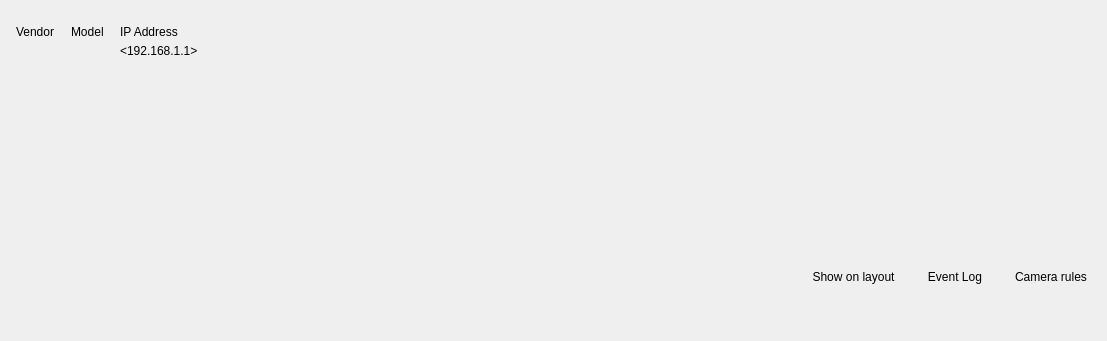
<?xml version="1.0" encoding="UTF-8"?>
<ui version="4.0">
 <class>CameraInfoWidget</class>
 <widget class="QWidget" name="CameraInfoWidget">
  <property name="geometry">
   <rect>
    <x>0</x>
    <y>0</y>
    <width>1107</width>
    <height>341</height>
   </rect>
  </property>
  <layout class="QVBoxLayout" name="verticalLayout">
   <property name="spacing">
    <number>8</number>
   </property>
   <property name="leftMargin">
    <number>8</number>
   </property>
   <property name="topMargin">
    <number>14</number>
   </property>
   <property name="rightMargin">
    <number>16</number>
   </property>
   <property name="bottomMargin">
    <number>12</number>
   </property>
   <item>
    <widget class="nx::vms::client::desktop::EditableLabel" name="nameLabel" native="true"/>
   </item>
   <item>
    <widget class="QStackedWidget" name="stackedWidget">
     <widget class="QWidget" name="lessInfoPage">
      <layout class="QGridLayout" name="gridLayout" rowstretch="0,1" columnstretch="0,0,1" rowminimumheight="20,20">
       <property name="leftMargin">
        <number>8</number>
       </property>
       <property name="topMargin">
        <number>0</number>
       </property>
       <property name="rightMargin">
        <number>0</number>
       </property>
       <property name="bottomMargin">
        <number>0</number>
       </property>
       <property name="horizontalSpacing">
        <number>16</number>
       </property>
       <property name="verticalSpacing">
        <number>2</number>
       </property>
       <item row="0" column="1">
        <widget class="QLabel" name="modelTitleLabel">
         <property name="sizePolicy">
          <sizepolicy hsizetype="Preferred" vsizetype="Fixed">
           <horstretch>0</horstretch>
           <verstretch>0</verstretch>
          </sizepolicy>
         </property>
         <property name="text">
          <string>Model</string>
         </property>
        </widget>
       </item>
       <item row="0" column="0">
        <widget class="QLabel" name="vendorTitleLabel">
         <property name="sizePolicy">
          <sizepolicy hsizetype="Preferred" vsizetype="Fixed">
           <horstretch>0</horstretch>
           <verstretch>0</verstretch>
          </sizepolicy>
         </property>
         <property name="text">
          <string>Vendor</string>
         </property>
        </widget>
       </item>
       <item row="1" column="1" alignment="Qt::AlignTop">
        <widget class="nx::vms::client::desktop::OptionalLabel" name="modelLabel">
         <property name="sizePolicy">
          <sizepolicy hsizetype="Preferred" vsizetype="Fixed">
           <horstretch>0</horstretch>
           <verstretch>0</verstretch>
          </sizepolicy>
         </property>
         <property name="text">
          <string notr="true">&lt;E96&gt;</string>
         </property>
         <property name="textInteractionFlags">
          <set>Qt::LinksAccessibleByMouse|Qt::TextSelectableByMouse</set>
         </property>
        </widget>
       </item>
       <item row="1" column="0" alignment="Qt::AlignTop">
        <widget class="nx::vms::client::desktop::OptionalLabel" name="vendorLabel">
         <property name="sizePolicy">
          <sizepolicy hsizetype="Preferred" vsizetype="Fixed">
           <horstretch>0</horstretch>
           <verstretch>0</verstretch>
          </sizepolicy>
         </property>
         <property name="text">
          <string notr="true">&lt;ACTI&gt;</string>
         </property>
         <property name="textInteractionFlags">
          <set>Qt::LinksAccessibleByMouse|Qt::TextSelectableByMouse</set>
         </property>
        </widget>
       </item>
       <item row="0" column="2">
        <widget class="QLabel" name="ipAddressTitleLabel">
         <property name="sizePolicy">
          <sizepolicy hsizetype="Preferred" vsizetype="Fixed">
           <horstretch>0</horstretch>
           <verstretch>0</verstretch>
          </sizepolicy>
         </property>
         <property name="text">
          <string>IP Address</string>
         </property>
        </widget>
       </item>
       <item row="1" column="2" alignment="Qt::AlignTop">
        <widget class="QLabel" name="ipAddressLabel">
         <property name="sizePolicy">
          <sizepolicy hsizetype="Preferred" vsizetype="Fixed">
           <horstretch>0</horstretch>
           <verstretch>0</verstretch>
          </sizepolicy>
         </property>
         <property name="text">
          <string notr="true">&lt;192.168.1.1&gt;</string>
         </property>
         <property name="textInteractionFlags">
          <set>Qt::LinksAccessibleByMouse|Qt::TextSelectableByMouse</set>
         </property>
        </widget>
       </item>
      </layout>
     </widget>
     <widget class="QWidget" name="moreInfoPage">
      <layout class="QGridLayout" name="moreInfoLayout" rowminimumheight="20,20,20,8,20,20,20,8,20,20,20">
       <property name="leftMargin">
        <number>8</number>
       </property>
       <property name="topMargin">
        <number>0</number>
       </property>
       <property name="rightMargin">
        <number>0</number>
       </property>
       <property name="bottomMargin">
        <number>0</number>
       </property>
       <property name="horizontalSpacing">
        <number>12</number>
       </property>
       <property name="verticalSpacing">
        <number>0</number>
       </property>
       <item row="9" column="1">
        <widget class="QWidget" name="primaryStreamControlWidget" native="true">
         <property name="sizePolicy">
          <sizepolicy hsizetype="Expanding" vsizetype="Preferred">
           <horstretch>0</horstretch>
           <verstretch>0</verstretch>
          </sizepolicy>
         </property>
         <property name="minimumSize">
          <size>
           <width>250</width>
           <height>0</height>
          </size>
         </property>
         <layout class="QHBoxLayout" name="primaryStreamLayout">
          <property name="spacing">
           <number>12</number>
          </property>
          <property name="leftMargin">
           <number>0</number>
          </property>
          <property name="topMargin">
           <number>0</number>
          </property>
          <property name="rightMargin">
           <number>0</number>
          </property>
          <property name="bottomMargin">
           <number>0</number>
          </property>
          <item>
           <widget class="nx::vms::client::desktop::OptionalLabel" name="primaryStreamLabel">
            <property name="sizePolicy">
             <sizepolicy hsizetype="Preferred" vsizetype="Fixed">
              <horstretch>0</horstretch>
              <verstretch>0</verstretch>
             </sizepolicy>
            </property>
            <property name="text">
             <string notr="true">&lt;rtsp://192.168.0.18:554/axis-media/media.amp?streamprofile=hdwitnessPrimary&gt;</string>
            </property>
            <property name="textInteractionFlags">
             <set>Qt::LinksAccessibleByMouse|Qt::TextSelectableByMouse</set>
            </property>
           </widget>
          </item>
          <item alignment="Qt::AlignTop">
           <widget class="nx::vms::client::desktop::ClipboardButton" name="primaryStreamCopyButton">
            <property name="maximumSize">
             <size>
              <width>16777215</width>
              <height>19</height>
             </size>
            </property>
            <property name="flat">
             <bool>true</bool>
            </property>
           </widget>
          </item>
          <item>
           <spacer name="primaryStreamSpacer">
            <property name="orientation">
             <enum>Qt::Horizontal</enum>
            </property>
            <property name="sizeHint" stdset="0">
             <size>
              <width>40</width>
              <height>20</height>
             </size>
            </property>
           </spacer>
          </item>
         </layout>
        </widget>
       </item>
       <item row="4" column="1">
        <widget class="QWidget" name="pingControlsWidget" native="true">
         <layout class="QHBoxLayout" name="ipAddressDetailLayout">
          <property name="spacing">
           <number>8</number>
          </property>
          <property name="leftMargin">
           <number>0</number>
          </property>
          <property name="topMargin">
           <number>0</number>
          </property>
          <property name="rightMargin">
           <number>0</number>
          </property>
          <property name="bottomMargin">
           <number>0</number>
          </property>
          <item>
           <widget class="QLabel" name="ipAddressDetailLabel">
            <property name="sizePolicy">
             <sizepolicy hsizetype="Preferred" vsizetype="Fixed">
              <horstretch>0</horstretch>
              <verstretch>0</verstretch>
             </sizepolicy>
            </property>
            <property name="text">
             <string notr="true">&lt;192.168.1.1&gt;</string>
            </property>
            <property name="textInteractionFlags">
             <set>Qt::LinksAccessibleByMouse|Qt::TextSelectableByMouse</set>
            </property>
           </widget>
          </item>
          <item alignment="Qt::AlignTop">
           <widget class="QPushButton" name="pingButton">
            <property name="maximumSize">
             <size>
              <width>16777215</width>
              <height>19</height>
             </size>
            </property>
            <property name="text">
             <string>Ping</string>
            </property>
            <property name="iconSize">
             <size>
              <width>20</width>
              <height>20</height>
             </size>
            </property>
            <property name="flat">
             <bool>true</bool>
            </property>
           </widget>
          </item>
          <item>
           <spacer name="horizontalSpacer_2">
            <property name="orientation">
             <enum>Qt::Horizontal</enum>
            </property>
            <property name="sizeHint" stdset="0">
             <size>
              <width>40</width>
              <height>1</height>
             </size>
            </property>
           </spacer>
          </item>
         </layout>
        </widget>
       </item>
       <item row="10" column="1">
        <widget class="QWidget" name="secondaryStreamControlWidget" native="true">
         <property name="sizePolicy">
          <sizepolicy hsizetype="Expanding" vsizetype="Preferred">
           <horstretch>0</horstretch>
           <verstretch>0</verstretch>
          </sizepolicy>
         </property>
         <property name="minimumSize">
          <size>
           <width>250</width>
           <height>0</height>
          </size>
         </property>
         <layout class="QHBoxLayout" name="secondaryStreamLayout">
          <property name="spacing">
           <number>12</number>
          </property>
          <property name="leftMargin">
           <number>0</number>
          </property>
          <property name="topMargin">
           <number>0</number>
          </property>
          <property name="rightMargin">
           <number>0</number>
          </property>
          <property name="bottomMargin">
           <number>0</number>
          </property>
          <item>
           <widget class="nx::vms::client::desktop::OptionalLabel" name="secondaryStreamLabel">
            <property name="sizePolicy">
             <sizepolicy hsizetype="Preferred" vsizetype="Fixed">
              <horstretch>0</horstretch>
              <verstretch>0</verstretch>
             </sizepolicy>
            </property>
            <property name="text">
             <string notr="true">&lt;rtsp://192.168.0.18:554/axis-media/media.amp?streamprofile=hdwitnessSecondary&gt;</string>
            </property>
            <property name="textInteractionFlags">
             <set>Qt::LinksAccessibleByMouse|Qt::TextSelectableByMouse</set>
            </property>
           </widget>
          </item>
          <item alignment="Qt::AlignTop">
           <widget class="nx::vms::client::desktop::ClipboardButton" name="secondaryStreamCopyButton">
            <property name="maximumSize">
             <size>
              <width>16777215</width>
              <height>19</height>
             </size>
            </property>
            <property name="iconSize">
             <size>
              <width>20</width>
              <height>20</height>
             </size>
            </property>
            <property name="flat">
             <bool>true</bool>
            </property>
           </widget>
          </item>
          <item>
           <spacer name="secondaryStreamSpacer">
            <property name="orientation">
             <enum>Qt::Horizontal</enum>
            </property>
            <property name="sizeHint" stdset="0">
             <size>
              <width>40</width>
              <height>1</height>
             </size>
            </property>
           </spacer>
          </item>
         </layout>
        </widget>
       </item>
       <item row="7" column="0">
        <spacer name="verticalSpacer_2">
         <property name="orientation">
          <enum>Qt::Vertical</enum>
         </property>
         <property name="sizeType">
          <enum>QSizePolicy::Fixed</enum>
         </property>
         <property name="sizeHint" stdset="0">
          <size>
           <width>20</width>
           <height>8</height>
          </size>
         </property>
        </spacer>
       </item>
       <item row="0" column="1">
        <widget class="nx::vms::client::desktop::OptionalLabel" name="vendorDetailLabel">
         <property name="sizePolicy">
          <sizepolicy hsizetype="Preferred" vsizetype="Fixed">
           <horstretch>0</horstretch>
           <verstretch>0</verstretch>
          </sizepolicy>
         </property>
         <property name="text">
          <string notr="true">&lt;ACTI&gt;</string>
         </property>
         <property name="textInteractionFlags">
          <set>Qt::LinksAccessibleByMouse|Qt::TextSelectableByMouse</set>
         </property>
        </widget>
       </item>
       <item row="2" column="0">
        <widget class="QLabel" name="firmwareTitleLabel">
         <property name="sizePolicy">
          <sizepolicy hsizetype="Preferred" vsizetype="Fixed">
           <horstretch>0</horstretch>
           <verstretch>0</verstretch>
          </sizepolicy>
         </property>
         <property name="text">
          <string>Firmware</string>
         </property>
        </widget>
       </item>
       <item row="1" column="0">
        <widget class="QLabel" name="modelDetailTitleLabel">
         <property name="sizePolicy">
          <sizepolicy hsizetype="Preferred" vsizetype="Fixed">
           <horstretch>0</horstretch>
           <verstretch>0</verstretch>
          </sizepolicy>
         </property>
         <property name="text">
          <string>Model</string>
         </property>
        </widget>
       </item>
       <item row="4" column="0">
        <widget class="QLabel" name="ipAddressDetailTitleLabel">
         <property name="sizePolicy">
          <sizepolicy hsizetype="Preferred" vsizetype="Fixed">
           <horstretch>0</horstretch>
           <verstretch>0</verstretch>
          </sizepolicy>
         </property>
         <property name="text">
          <string>IP Address</string>
         </property>
        </widget>
       </item>
       <item row="8" column="0">
        <widget class="QLabel" name="cameraIdTitleLabel">
         <property name="sizePolicy">
          <sizepolicy hsizetype="Preferred" vsizetype="Fixed">
           <horstretch>0</horstretch>
           <verstretch>0</verstretch>
          </sizepolicy>
         </property>
         <property name="text">
          <string>Camera ID</string>
         </property>
        </widget>
       </item>
       <item row="1" column="1">
        <widget class="nx::vms::client::desktop::OptionalLabel" name="modelDetailLabel">
         <property name="sizePolicy">
          <sizepolicy hsizetype="Preferred" vsizetype="Fixed">
           <horstretch>0</horstretch>
           <verstretch>0</verstretch>
          </sizepolicy>
         </property>
         <property name="text">
          <string notr="true">&lt;E96&gt;</string>
         </property>
         <property name="textInteractionFlags">
          <set>Qt::LinksAccessibleByMouse|Qt::TextSelectableByMouse</set>
         </property>
        </widget>
       </item>
       <item row="5" column="0">
        <widget class="QLabel" name="webPageTitleLabel">
         <property name="sizePolicy">
          <sizepolicy hsizetype="Preferred" vsizetype="Fixed">
           <horstretch>0</horstretch>
           <verstretch>0</verstretch>
          </sizepolicy>
         </property>
         <property name="text">
          <string>Web Page</string>
         </property>
        </widget>
       </item>
       <item row="2" column="1">
        <widget class="nx::vms::client::desktop::OptionalLabel" name="firmwareLabel">
         <property name="sizePolicy">
          <sizepolicy hsizetype="Preferred" vsizetype="Fixed">
           <horstretch>0</horstretch>
           <verstretch>0</verstretch>
          </sizepolicy>
         </property>
         <property name="text">
          <string notr="true">&lt;A1D-500-V6.05.16-AC&gt;</string>
         </property>
         <property name="textInteractionFlags">
          <set>Qt::LinksAccessibleByMouse|Qt::TextSelectableByMouse</set>
         </property>
        </widget>
       </item>
       <item row="8" column="1">
        <widget class="nx::vms::client::desktop::OptionalLabel" name="cameraIdLabel">
         <property name="sizePolicy">
          <sizepolicy hsizetype="Preferred" vsizetype="Fixed">
           <horstretch>0</horstretch>
           <verstretch>0</verstretch>
          </sizepolicy>
         </property>
         <property name="text">
          <string notr="true">&lt;cf5bac1d-6b93-e517-41ab-6f13bbc7a2af&gt;</string>
         </property>
         <property name="textInteractionFlags">
          <set>Qt::LinksAccessibleByMouse|Qt::TextSelectableByMouse</set>
         </property>
        </widget>
       </item>
       <item row="9" column="0">
        <widget class="QLabel" name="primaryStreamTitleLabel">
         <property name="sizePolicy">
          <sizepolicy hsizetype="Preferred" vsizetype="Fixed">
           <horstretch>0</horstretch>
           <verstretch>0</verstretch>
          </sizepolicy>
         </property>
         <property name="text">
          <string>Primary Stream</string>
         </property>
        </widget>
       </item>
       <item row="10" column="0">
        <widget class="QLabel" name="secondaryStreamTitleLabel">
         <property name="sizePolicy">
          <sizepolicy hsizetype="Preferred" vsizetype="Fixed">
           <horstretch>0</horstretch>
           <verstretch>0</verstretch>
          </sizepolicy>
         </property>
         <property name="text">
          <string>Secondary Stream</string>
         </property>
        </widget>
       </item>
       <item row="6" column="1">
        <widget class="nx::vms::client::desktop::OptionalLabel" name="macAddressLabel">
         <property name="sizePolicy">
          <sizepolicy hsizetype="Preferred" vsizetype="Fixed">
           <horstretch>0</horstretch>
           <verstretch>0</verstretch>
          </sizepolicy>
         </property>
         <property name="text">
          <string notr="true">&lt;00-0F-7C-0C-76-E9&gt;</string>
         </property>
         <property name="textInteractionFlags">
          <set>Qt::LinksAccessibleByMouse|Qt::TextSelectableByMouse</set>
         </property>
        </widget>
       </item>
       <item row="6" column="0">
        <widget class="QLabel" name="macAddressTitleLabel">
         <property name="sizePolicy">
          <sizepolicy hsizetype="Preferred" vsizetype="Fixed">
           <horstretch>0</horstretch>
           <verstretch>0</verstretch>
          </sizepolicy>
         </property>
         <property name="text">
          <string>MAC Address</string>
         </property>
        </widget>
       </item>
       <item row="5" column="1">
        <widget class="nx::vms::client::desktop::OptionalLabel" name="webPageLabel">
         <property name="sizePolicy">
          <sizepolicy hsizetype="Preferred" vsizetype="Fixed">
           <horstretch>0</horstretch>
           <verstretch>0</verstretch>
          </sizepolicy>
         </property>
         <property name="text">
          <string notr="true">&lt;http://192.168.1.1/&gt;</string>
         </property>
         <property name="openExternalLinks">
          <bool>true</bool>
         </property>
        </widget>
       </item>
       <item row="0" column="0">
        <widget class="QLabel" name="vendorDetailTitleLabel">
         <property name="sizePolicy">
          <sizepolicy hsizetype="Preferred" vsizetype="Fixed">
           <horstretch>0</horstretch>
           <verstretch>0</verstretch>
          </sizepolicy>
         </property>
         <property name="text">
          <string>Vendor</string>
         </property>
        </widget>
       </item>
       <item row="3" column="0">
        <spacer name="verticalSpacer">
         <property name="orientation">
          <enum>Qt::Vertical</enum>
         </property>
         <property name="sizeType">
          <enum>QSizePolicy::Fixed</enum>
         </property>
         <property name="sizeHint" stdset="0">
          <size>
           <width>20</width>
           <height>8</height>
          </size>
         </property>
        </spacer>
       </item>
      </layout>
     </widget>
    </widget>
   </item>
   <item>
    <layout class="QHBoxLayout" name="horizontalLayout">
     <property name="spacing">
      <number>16</number>
     </property>
     <item>
      <widget class="QStackedWidget" name="controlsStackedWidget">
       <property name="sizePolicy">
        <sizepolicy hsizetype="MinimumExpanding" vsizetype="Preferred">
         <horstretch>0</horstretch>
         <verstretch>0</verstretch>
        </sizepolicy>
       </property>
       <property name="currentIndex">
        <number>1</number>
       </property>
       <widget class="QWidget" name="toggleInfoPage">
        <layout class="QVBoxLayout" name="verticalLayout_3">
         <property name="leftMargin">
          <number>4</number>
         </property>
         <property name="topMargin">
          <number>0</number>
         </property>
         <property name="rightMargin">
          <number>0</number>
         </property>
         <property name="bottomMargin">
          <number>0</number>
         </property>
         <item>
          <widget class="QPushButton" name="toggleInfoButton">
           <property name="text">
            <string notr="true">&lt;More info&gt;</string>
           </property>
           <property name="flat">
            <bool>true</bool>
           </property>
          </widget>
         </item>
        </layout>
       </widget>
       <widget class="QWidget" name="multipleCamerasNamePage">
        <layout class="QVBoxLayout" name="verticalLayout_4">
         <property name="leftMargin">
          <number>0</number>
         </property>
         <property name="topMargin">
          <number>0</number>
         </property>
         <property name="rightMargin">
          <number>0</number>
         </property>
         <property name="bottomMargin">
          <number>0</number>
         </property>
         <item>
          <widget class="nx::vms::client::desktop::EditableLabel" name="multipleNameLabel" native="true"/>
         </item>
        </layout>
       </widget>
      </widget>
     </item>
     <item>
      <widget class="QWidget" name="buttonsWidget" native="true">
       <property name="minimumSize">
        <size>
         <width>100</width>
         <height>0</height>
        </size>
       </property>
       <layout class="QHBoxLayout" name="horizontalLayout_2">
        <property name="spacing">
         <number>16</number>
        </property>
        <property name="leftMargin">
         <number>8</number>
        </property>
        <property name="topMargin">
         <number>0</number>
        </property>
        <property name="rightMargin">
         <number>0</number>
        </property>
        <property name="bottomMargin">
         <number>0</number>
        </property>
        <item>
         <widget class="QPushButton" name="showOnLayoutButton">
          <property name="text">
           <string>Show on layout</string>
          </property>
          <property name="flat">
           <bool>true</bool>
          </property>
         </widget>
        </item>
        <item>
         <widget class="QPushButton" name="eventLogButton">
          <property name="text">
           <string>Event Log</string>
          </property>
          <property name="flat">
           <bool>true</bool>
          </property>
         </widget>
        </item>
        <item>
         <widget class="QPushButton" name="cameraRulesButton">
          <property name="text">
           <string>Camera rules</string>
          </property>
          <property name="flat">
           <bool>true</bool>
          </property>
         </widget>
        </item>
       </layout>
      </widget>
     </item>
    </layout>
   </item>
  </layout>
 </widget>
 <customwidgets>
  <customwidget>
   <class>nx::vms::client::desktop::EditableLabel</class>
   <extends>QWidget</extends>
   <header location="global">nx/vms/client/desktop/common/widgets/editable_label.h</header>
   <container>1</container>
  </customwidget>
  <customwidget>
   <class>nx::vms::client::desktop::ClipboardButton</class>
   <extends>QPushButton</extends>
   <header location="global">nx/vms/client/desktop/common/widgets/clipboard_button.h</header>
  </customwidget>
  <customwidget>
   <class>nx::vms::client::desktop::OptionalLabel</class>
   <extends>QLabel</extends>
   <header location="global">nx/vms/client/desktop/common/widgets/optional_label.h</header>
  </customwidget>
 </customwidgets>
 <resources/>
 <connections/>
</ui>
